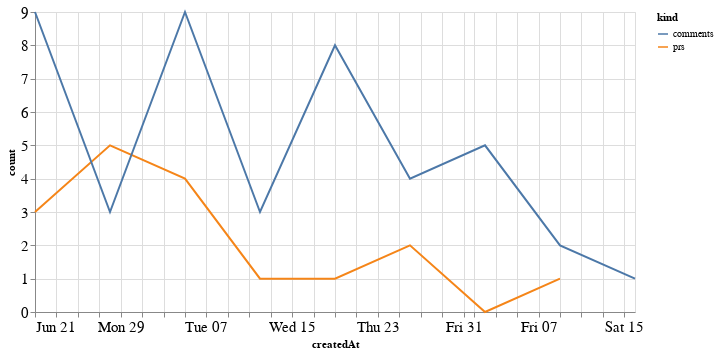

Source (notebook cell):
### Code cell
alt.Chart(total_time, width=600).mark_line().encode(
    x='createdAt',
    y='count',
    color='kind'
)

### Figure 1 — Vega-Lite specification as saved in the notebook (floating-point values rounded to 4 significant figures)
{"config": {"axisLeft": {"labelFontSize": 15}, "axisBottom": {"labelFontSize": 15}}, "data": {"name": "data-e266fa56d54efef997f8a8d7198bf859"}, "mark": "line", "encoding": {"color": {"type": "nominal", "field": "kind"}, "x": {"type": "temporal", "field": "createdAt"}, "y": {"type": "quantitative", "field": "count"}}, "width": 600, "$schema": "https://vega.github.io/schema/vega-lite/v4.8.1.json", "datasets": {"data-e266fa56d54efef997f8a8d7198bf859": [{"createdAt": "2020-06-21T00:00:00", "kind": "prs", "count": 3.0}, {"createdAt": "2020-06-28T00:00:00", "kind": "prs", "count": 5.0}, {"createdAt": "2020-07-05T00:00:00", "kind": "prs", "count": 4.0}, {"createdAt": "2020-07-12T00:00:00", "kind": "prs", "count": 1.0}, {"createdAt": "2020-07-19T00:00:00", "kind": "prs", "count": 1.0}, {"createdAt": "2020-07-26T00:00:00", "kind": "prs", "count": 2.0}, {"createdAt": "2020-08-02T00:00:00", "kind": "prs", "count": 0.0}, {"createdAt": "2020-08-09T00:00:00", "kind": "prs", "count": 1.0}, {"createdAt": "2020-08-16T00:00:00", "kind": "prs", "count": null}, {"createdAt": "2020-06-21T00:00:00", "kind": "comments", "count": 9.0}, {"createdAt": "2020-06-28T00:00:00", "kind": "comments", "count": 3.0}, {"createdAt": "2020-07-05T00:00:00", "kind": "comments", "count": 9.0}, {"createdAt": "2020-07-12T00:00:00", "kind": "comments", "count": 3.0}, {"createdAt": "2020-07-19T00:00:00", "kind": "comments", "count": 8.0}, {"createdAt": "2020-07-26T00:00:00", "kind": "comments", "count": 4.0}, {"createdAt": "2020-08-02T00:00:00", "kind": "comments", "count": 5.0}, {"createdAt": "2020-08-09T00:00:00", "kind": "comments", "count": 2.0}, {"createdAt": "2020-08-16T00:00:00", "kind": "comments", "count": 1.0}]}}
